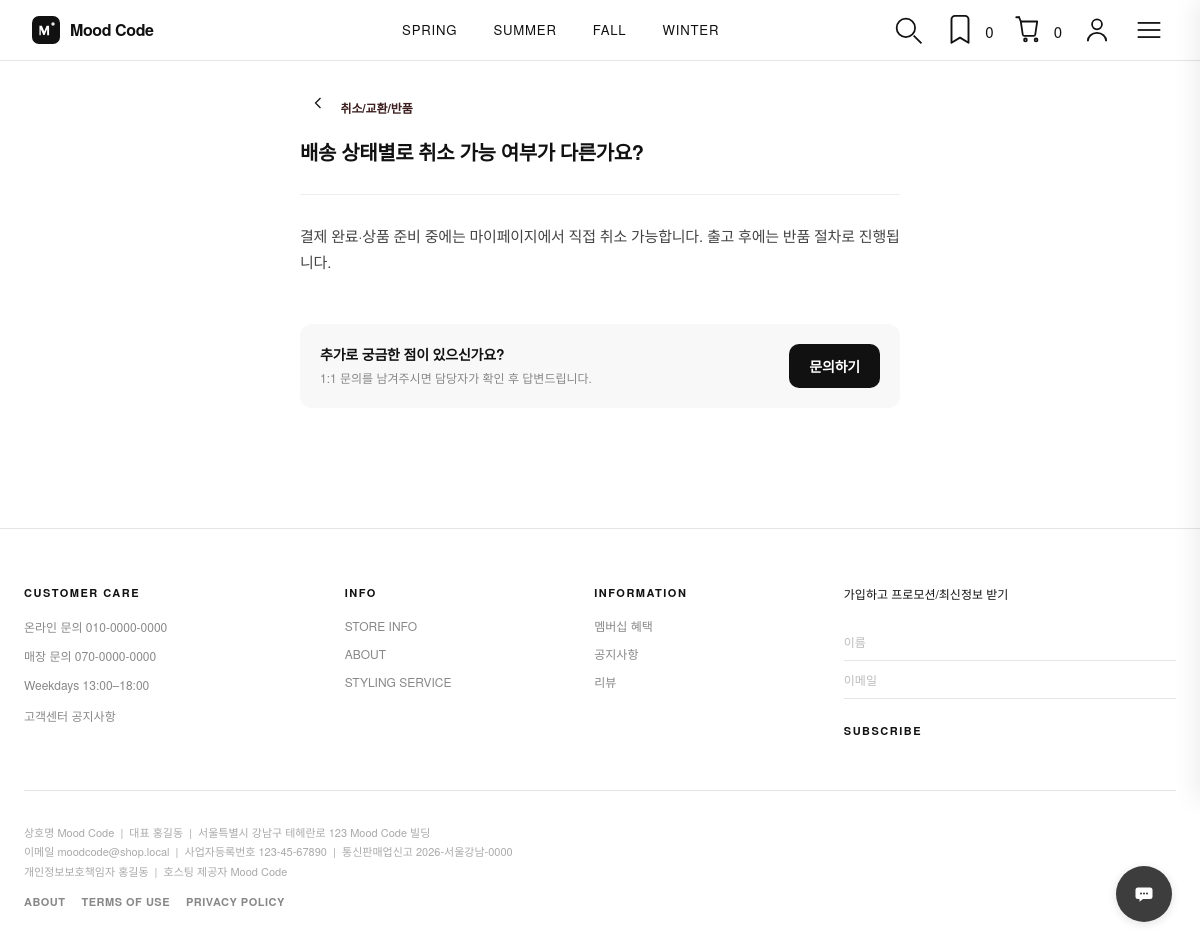
The app's page /support/faq/9 with its own data.
### models/notice.py (models this page shows, shortened)
class FAQ(db.Model):
    __tablename__ = "faqs"
    id = db.Column(db.Integer, primary_key=True)
    category = db.Column(db.String(50), nullable=False, index=True)
    question = db.Column(db.String(300), nullable=False)
    answer = db.Column(db.Text, nullable=False)
    sort_order = db.Column(db.Integer, default=0, nullable=False)
    is_active = db.Column(db.Boolean, default=True, nullable=False)
    created_at = db.Column(db.DateTime, default=datetime.utcnow, nullable=False)

### routes/support.py (the view)
@support_bp.route("/faq/<int:faq_id>")
def faq_detail(faq_id: int):
    ensure_help_center_faqs()
    faq = get_faq_by_id(faq_id)
    if not faq:
        abort(404)
    return render_template(
        "support/faq_detail.html",
        faq=faq,
        category_label=get_category_label(faq.category),
    )

### services/cart_service.py (called while the page is built, shortened)
def _uses_db_cart() -> bool:
    return (
        current_user.is_authenticated
        and current_user.username not in _GUEST_USERNAMES
        and current_user.email not in _GUEST_EMAILS
    )

def _read_session_cart() -> dict[str, int]:
    raw = session.get("cart") or {}
    if not isinstance(raw, dict):
        return {}
    result: dict[str, int] = {}
    return result

def get_cart_count() -> int:
    return sum(_read_session_cart().values())

### services/channel_talk_service.py (called while the page is built, shortened)
def get_boot_options() -> dict[str, Any] | None:
    plugin_key = current_app.config.get("CHANNEL_TALK_PLUGIN_KEY", "")
    if not plugin_key:
        return None

def is_channel_talk_enabled() -> bool:
    return bool(current_app.config.get("CHANNEL_TALK_PLUGIN_KEY"))

### services/help_center_service.py (called while the page is built, shortened)
def ensure_help_center_faqs() -> None:
    valid_slugs = set(CATEGORY_LABELS.keys())
    existing_slugs = {f.category for f in FAQ.query.all()}
    if valid_slugs <= existing_slugs and FAQ.query.filter_by(is_active=True).count() >= len(DEFAULT_FAQS):
        return

def get_category_label(slug: str) -> str:
    return CATEGORY_LABELS.get(slug, slug)

def get_faq_by_id(faq_id: int) -> FAQ | None:
    return FAQ.query.filter_by(id=faq_id, is_active=True).first()

### services/search_filters.py (called while the page is built, shortened)
def build_season_nav() -> list[dict]:
    from flask import request, url_for
    endpoint = request.endpoint
    active_style = request.args.get("style", "").strip()
    query_params = {key: value for key, value in request.args.items() if key != "page"}
    return _season_nav_scroll_items()

def _season_nav_scroll_items() -> list[dict]:
    return [
        {
            "label": item["label"],
            "href": "#",
            "scroll_target": item["scroll_id"],
            "is_active": False,
            "mode": "scroll",
        }
        for item in SEASON_STYLE_NAV
    ]

### services/side_menu_service.py (called while the page is built)
def get_side_menu_categories() -> tuple[SideMenuCategory, ...]:
    roots = (
        Category.query.filter(
            Category.slug.in_(SIDE_MENU_ROOT_SLUGS),
            Category.is_active.is_(True),
        ).all()
    )
    by_slug = {cat.slug: cat for cat in roots}
    ordered_roots = [by_slug[slug] for slug in SIDE_MENU_ROOT_SLUGS if slug in by_slug]
    return tuple(
        SideMenuCategory(name=root.name_en or root.name, slug=root.slug)
        for root in ordered_roots
    )

### services/wishlist_service.py (called while the page is built)
def _can_use_wishlist() -> bool:
    return (
        current_user.is_authenticated
        and current_user.username not in _GUEST_USERNAMES
        and current_user.email not in _GUEST_EMAILS
    )

### templates/support/faq_detail.html (shortened to what this page needs)
{% extends "base.html" %}
{% block extra_css %}
<link rel="stylesheet" href="{{ url_for('static', filename='css/help-center.css') }}?v=20260801a">
{% endblock %}
{% block content %}
<article class="help-detail">
  <header class="help-detail__header">
    <a href="{{ url_for('support.center', category=faq.category) }}" class="help-center__back" aria-label="고객센터로">
      <svg width="20" height="20" viewBox="0 0 24 24" fill="none" stroke="currentColor" stroke-width="1.5" aria-hidden="true">
        <path d="M15 6l-6 6 6 6"/>
      </svg>
    </a>
    <span class="help-detail__category">{{ category_label }}</span>
    <h1 class="help-detail__question">{{ faq.question }}</h1>
  </header>
  <div class="help-detail__body">
    {{ faq.answer | replace('\n', '<br>') | safe }}
  </div>
  <aside class="help-inquiry help-inquiry--detail">
    <div class="help-inquiry__text">
      <strong>추가로 궁금한 점이 있으신가요?</strong>
      <p>1:1 문의를 남겨주시면 담당자가 확인 후 답변드립니다.</p>
    </div>
    <button type="button" class="help-inquiry__btn" data-inquiry-open>문의하기</button>
  </aside>
</article>
{% endblock %}

### static/css/base.css (style rules this page uses)
:root { --color-text: #111111; --color-text-light: #888888; --color-border: #e5e5e5; --color-bg: #ffffff; --color-bg-gray: #f8f8f8; --color-footer: #111111; --font-main: "Helvetica Neue", "Apple SD Gothic Neo", "Malgun Gothic", sans-serif; --header-height: 60px; --top-banner-height: 0px; --max-width: 100%; --ease-out-soft: cubic-bezier(0.22, 1, 0.36, 1); --ease-smooth: cubic-bezier(0.4, 0, 0.2, 1); --season-spring: #F6CAD2; --season-summer: #E3F2FD; --season-autumn: #ffcc7b; --season-winter: #bebebe; }
*, *::before, *::after { box-sizing: border-box; margin: 0; padding: 0; }
html { scroll-behavior: auto; }
body { font-family: var(--font-main); color: var(--color-text); background: var(--color-bg); line-height: 1.5; min-height: 100vh; display: flex; flex-direction: column; }
a { color: inherit; text-decoration: none; }
button { font-family: inherit; cursor: pointer; background: none; border: none; }

### static/css/help-center.css (style rules this page uses)
.help-center, .help-detail { max-width: 640px; margin: 0 auto; padding: 24px 20px 120px; }
.help-center__header, .help-detail__header { margin-bottom: 24px; }
.help-center__back { display: inline-flex; align-items: center; justify-content: center; width: 36px; height: 36px; margin-bottom: 16px; color: #111; border-radius: 50%; transition: background 0.2s; }
.help-inquiry { display: flex; align-items: center; justify-content: space-between; gap: 16px; margin-top: 40px; padding: 20px; background: #f8f8f8; border-radius: 12px; }
.help-inquiry--detail { margin-top: 48px; }
.help-inquiry__text strong { display: block; font-size: 14px; font-weight: 600; color: #111; margin-bottom: 4px; letter-spacing: -0.2px; }
.help-inquiry__text p { font-size: 12px; color: #888; line-height: 1.5; }
.help-inquiry__btn { flex-shrink: 0; padding: 12px 20px; border: none; border-radius: 10px; background: #111; color: #fff; font-size: 14px; font-weight: 600; cursor: pointer; text-decoration: none; transition: background 0.2s; letter-spacing: -0.2px; }
.help-detail__category { display: inline-block; font-size: 12px; font-weight: 600; color: #3c1e1e; margin-bottom: 8px; letter-spacing: -0.1px; }
.help-detail__question { font-size: 20px; font-weight: 700; line-height: 1.45; color: #111; letter-spacing: -0.4px; }
.help-detail__body { margin-top: 28px; padding-top: 28px; border-top: 1px solid #eee; font-size: 15px; line-height: 1.75; color: #444; letter-spacing: -0.2px; }

### records on screen
FAQ: question "배송 상태별로 취소 가능 여부가 다른가요?", answer "결제 완료·상품 준비 중에는 마이페이지에서 직접 취소 가능합니다. 출고 후에는 반품 절차로 진행됩니다."

### other values on screen
{{ item.label }} "SPRING" "SUMMER" "FALL" "WINTER"
{{ wishlist_count }} "0"
{{ cart_count }} "0"
{{ category_label }} "취소/교환/반품"
